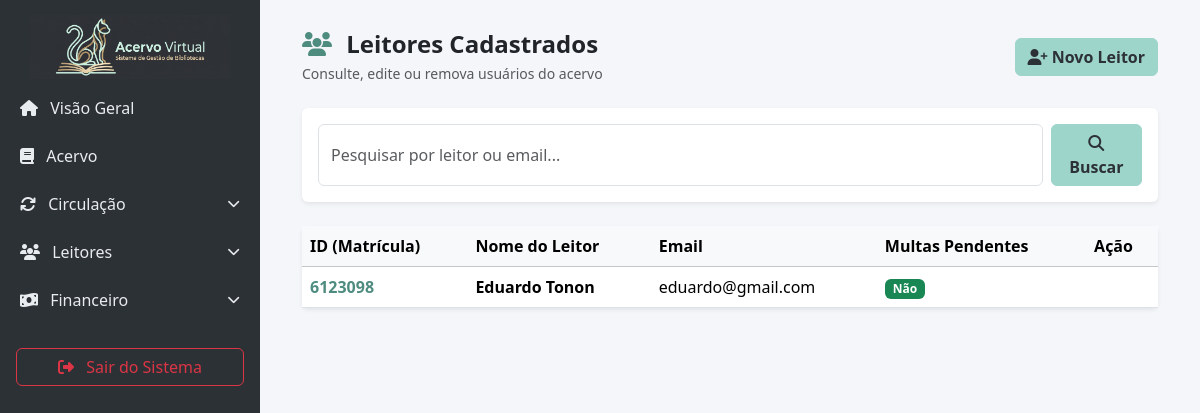
The page /leitores/buscar/ on the database its author committed.
### biblioteca_app/models.py (models this page shows, shortened)
class Leitor(models.Model):
    id_leitor = models.CharField(max_length=50, unique=True, null=True, blank=True, help_text="ID Único ou Matrícula")
    nome = models.CharField(max_length=200)
    data_nascimento = models.DateField()
    celular = models.CharField(max_length=15, unique=True)
    cpf = models.CharField(max_length=14, unique=True)
    email = models.EmailField(unique=True)
    cep = models.CharField(max_length=9)
    endereco = models.CharField(max_length=255)
    complemento = models.CharField(max_length=100, blank=True, null=True)
    cidade = models.CharField(max_length=100)
    class AlertasChoices(models.TextChoices):
        EMAIL = 'email', 'Email'
        CELULAR = 'celular', 'Celular'
    recebimento_alertas = models.CharField(max_length=10, choices=AlertasChoices.choices, default=AlertasChoices.EMAIL)
    ativo = models.BooleanField(default=True, help_text="Desmarque para bloquear temporariamente o leitor")
    foto = models.ImageField(upload_to='fotos_leitores/', null=True, blank=True)
    @property
    def possui_multa(self):
        if hasattr(self, 'tem_atraso') and hasattr(self, 'tem_divida'):
            return self.tem_atraso or self.tem_divida

### biblioteca_app/views.py (the view)
# urls.py: path('leitores/buscar/', views.usuarios, name='leitores'),
def usuarios(request):
    query = request.GET.get('q')
    hoje = timezone.now().date()
    subquery_multa = Emprestimo.objects.filter(
        leitor=OuterRef('pk'),
        data_devolucao__lt=hoje,
        devolucao__isnull=True
    )
    subquery_divida = Devolucao.objects.filter(
        emprestimo__leitor=OuterRef('pk'),
        multa_paga=False,
        valor_multa__gt=0
    )
    leitores_base = Leitor.objects.annotate(
        tem_atraso=Exists(subquery_multa),
        tem_divida=Exists(subquery_divida)
    )
    if query:
        leitores = leitores_base.filter(
            Q(nome__icontains=query) |
            Q(email__icontains=query)
        ).distinct()
    else:
        leitores = leitores_base.all()
    context = {
        'leitores': leitores,
        'query': query,
    }
    return render(request, 'leitores.html', context)

### biblioteca_app/templates/leitores.html (shortened to what this page needs)
{% extends 'base.html' %}
{% block content %}
<div class="container-fluid">
    <div class="d-flex justify-content-between align-items-center mb-4">
        <div>
            <h4 class="fw-bold text-dark mb-1"><i class="fa-solid fa-users me-2 text-primary"></i> Leitores Cadastrados</h4>
            <p class="text-muted small mb-0">Consulte, edite ou remova usuários do acervo</p>
        </div>
        <a href="{% url 'cadastro_leitor' %}" class="btn btn-primary"><i class="fa-solid fa-user-plus"></i> Novo Leitor</a>
    </div>
    <div class="card border-0 shadow-sm mb-4">
        <div class="card-body">
            <form action="{% url 'leitores' %}" method="GET" class="d-flex mb-0">
                <input type="text" name="q" value="{{ request.GET.q|default:'' }}" class="form-control me-2" placeholder="Pesquisar por leitor ou email...">
                <button type="submit" class="btn btn-primary"><i class="fa-solid fa-magnifying-glass"></i> Buscar</button>
            </form>
        </div>
    </div>
    <div class="card border-0 shadow-sm">
        <div class="card-body p-0 table-responsive">
            <table class="table table-hover align-middle mb-0">
                <thead class="table-light">
                    <tr>
                        <th>ID (Matrícula)</th>
                        <th>Nome do Leitor</th>
                        <th>Email</th>
                        <th>Multas Pendentes</th>
                        <th>Ação</th>
                    </tr>
                </thead>
                <tbody>
                    {% for leitor in leitores %}
                    <tr class="leitor-item" style="cursor: pointer;" onclick="window.location.href='{% url 'historico_leitor' leitor.id %}'" data-leitor-id="{{ leitor.id }}" data-id-leitor="{{ leitor.id_leitor|default:'' }}" data-nome="{{ leitor.nome }}" data-celular="{{ leitor.celular }}" data-email="{{ leitor.email }}" data-cep="{{ leitor.cep }}" data-endereco="{{ leitor.endereco }}" data-complemento="{{ leitor.complemento }}" data-cidade="{{ leitor.cidade }}" data-alertas="{{ leitor.recebimento_alertas }}" data-ativo="{{ leitor.ativo|yesno:'true,false' }}">
                        <td class="text-primary fw-bold">{{ leitor.id_leitor|default:"-" }}</td>
                        <td><strong>{{ leitor.nome }}</strong></td>
                        <td>{{ leitor.email }}</td>
                        <td>
                            {% if leitor.possui_multa %}<span class="badge bg-danger">Sim</span>{% else %}<span class="badge bg-success">Não</span>{% endif %}
                        </td>
                        <td onclick="event.stopPropagation();">
                        </td>
                    </tr>
                    {% empty %}
                    <tr><td colspan="4" class="text-center py-4 text-muted">Nenhum leitor encontrado.</td></tr>
                    {% endfor %}
                </tbody>
            </table>
        </div>
    </div>
</div>
{% endblock %}

### biblioteca_app/templates/base.html (style rules this page uses)
body { background-color: #f4f6f9; font-family: 'Segoe UI', Tahoma, Geneva, Verdana, sans-serif; }
:root { --theme-dark: #2c3136; --theme-primary: #9ed5cb; --theme-secondary: #cca77b; --theme-light: #f8f9fa; }
.btn-primary { background-color: var(--theme-primary); border-color: var(--theme-primary); color: var(--theme-dark); font-weight: 600; }
.text-primary { color: #4e8c80 !important; }

### rows shown on the page
Leitor: id_leitor "6123098", nome "Eduardo Tonon", email "eduardo@gmail.com", shows "Não"
